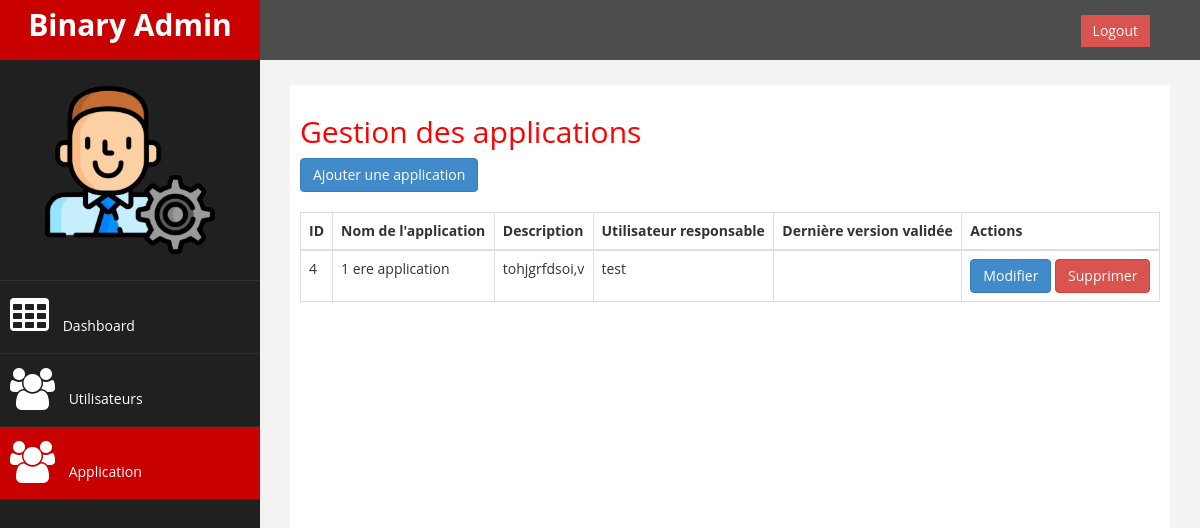
Screenshot of /application.php (signed in) with the database file from the repository.
### tables this page shows
CREATE TABLE `application` (
  `idapplication` int(11) NOT NULL,
  `iduser` int(11) DEFAULT NULL,
  `nomapplication` varchar(100) NOT NULL,
  `description` text DEFAULT NULL,
  `nomresponsable` varchar(100) DEFAULT NULL
);

CREATE TABLE `user` (
  `iduser` int(11) NOT NULL,
  `nep` varchar(50) NOT NULL,
  `email` varchar(100) NOT NULL,
  `mdp` varchar(255) NOT NULL,
  `role` int(255) NOT NULL
);

### application.php (the view, shortened to what this page needs)
<?php
require 'db.php';
$stmt = $conn->query("
    SELECT
        application.idapplication,
        application.nomapplication,
        application.description,
        user.nep,
        valid.version AS last_valid_version
    FROM application
    INNER JOIN user ON application.iduser = user.iduser
    LEFT JOIN (
        SELECT
            valid.idapplication,
            version.version
        FROM valid
        INNER JOIN version ON valid.idversion = version.idversion
        WHERE valid.estvalid = 1
        ORDER BY valid.idvalid DESC
    ) AS valid ON application.idapplication = valid.idapplication
");
$applications = $stmt->fetchAll(PDO::FETCH_ASSOC);
?>
<!DOCTYPE html>
<html xmlns="http://www.w3.org/1999/xhtml">
<head>
    <link href="assets/css/bootstrap.css" rel="stylesheet" />
    <link href="assets/css/font-awesome.css" rel="stylesheet" />
    <link href="assets/css/custom.css" rel="stylesheet" />
</head>
<body>
    <div id="wrapper">
        <nav class="navbar navbar-default navbar-cls-top" role="navigation" style="margin-bottom: 0">
            <div class="navbar-header">
                <a class="navbar-brand" href="index.html">Binary Admin</a>
            </div>
            <div style="color: white;padding: 15px 50px 5px 50px;float: right;font-size: 16px;">
               &nbsp; <a href="logout.php" class="btn btn-danger square-btn-adjust">Logout</a>
            </div>
        </nav>
        <nav class="navbar-default navbar-side" role="navigation">
            <div class="sidebar-collapse">
                <ul class="nav" id="main-menu">
                    <li class="text-center">
                    <img src="img/admin (2).png" class="user-image img-responsive"/>
                    </li>
                    <li>
                        <a href="admin.php"><i class="fa fa-table fa-3x"></i> Dashboard</a>
                    </li>
                    <li>
                        <a href="users.php"><i class="fa fa-users fa-3x"></i> Utilisateurs</a>
                    </li>
                    <li>
                        <a class="active-menu" href="application.php"><i class="fa fa-users fa-3x"></i> Application</a>
                    </li>
                </ul>
            </div>
        </nav>
        <div id="page-wrapper">
            <div id="page-inner">
                <h2>Gestion des applications</h2>
                <button type="button" class="btn btn-primary" data-toggle="modal" data-target="#addApplicationModal">
                    Ajouter une application
                </button>
                <br><br>
                <table class="table table-bordered">
                    <thead>
                        <tr>
                            <th>ID</th>
                            <th>Nom de l'application</th>
                            <th>Description</th>
                            <th>Utilisateur responsable</th>
                            <th>Dernière version validée</th>
                            <th>Actions</th>
                        </tr>
                    </thead>
<tbody>
    <?php foreach ($applications as $app): ?>
        <tr>
            <td><?= htmlspecialchars($app['idapplication']) ?></td>
            <td><?= htmlspecialchars($app['nomapplication']) ?></td>
            <td><?= htmlspecialchars($app['description']) ?></td>
            <td><?= htmlspecialchars($app['nep']) ?></td>
            <td><?= htmlspecialchars($app['last_valid_version']) ?></td>
            <td>
                <a href="edit_Aapplication.php?id=<?= $app['idapplication'] ?>" class="btn btn-primary">Modifier</a>
                <a href="delete_application.php?id=<?= $app['idapplication'] ?>" class="btn btn-danger" onclick="return confirm('Êtes-vous sûr de vouloir supprimer cette application ?');">Supprimer</a>
            </td>
        </tr>
    <?php endforeach; ?>
</tbody>
                </table>
            </div>
        </div>
    </div>
</body>
</html>

### assets/css/custom.css (style rules this page uses)
body { font-family: 'Open Sans', sans-serif; }
#wrapper { width: 100%; background:#202020; }
#page-wrapper { padding: 15px 15px; min-height: 600px; background:#F3F3F3; }
#page-inner { width:100%; margin:10px 20px 10px 0px; background-color:#fff!important; padding:10px; min-height:1200px; }
.text-center { text-align:center; }
h2 { color: #f00; }
.square-btn-adjust { border: 0px solid transparent; -webkit-border-radius: 0px; -moz-border-radius: 0px; border-radius: 0px; }
.user-image { margin: 25px auto; -webkit-border-radius: 10px; -moz-border-radius: 10px; border-radius: 10px; max-height:170px; max-width:170px; }
.navbar-cls-top .navbar-brand { color: #fff; background: #C90000; width: 260px; text-align: center; height: 60px; font-size: 30px; font-weight: 700; }
.active-menu { background-color:#C90000!important; }
.sidebar-collapse , .sidebar-collapse .nav { background:none; }
.sidebar-collapse .nav { padding:0; }
.sidebar-collapse .nav > li > a { color:#fff; background:#202020; text-shadow:none; }
.sidebar-collapse > .nav > li > a { padding:15px 10px; }
.sidebar-collapse > .nav > li { border-bottom: 1px solid rgba(107, 108, 109, 0.19); }
.navbar-side { border:none; background-color: #202020; }
.navbar-cls-top { background:#4D4D4D; border-bottom:none; }
.navbar-default { border:0px solid black; }
.navbar-header { background: #A70303; }
.nav > li > a > i { margin-right:10px; }
@media (min-width:768px) { #page-wrapper { margin: 0 0 0 260px; padding: 15px 30px; min-height: 1200px; } }
@media (min-width:768px) { .navbar-side { z-index: 1; position: absolute; width: 260px; } }
@media (min-width:768px) { .navbar { border-radius: 0px; } }

### rows the page displays
application: idapplication "4", nomapplication "1 ere application", description "tohjgrfdsoi,v", iduser.nep "test"
